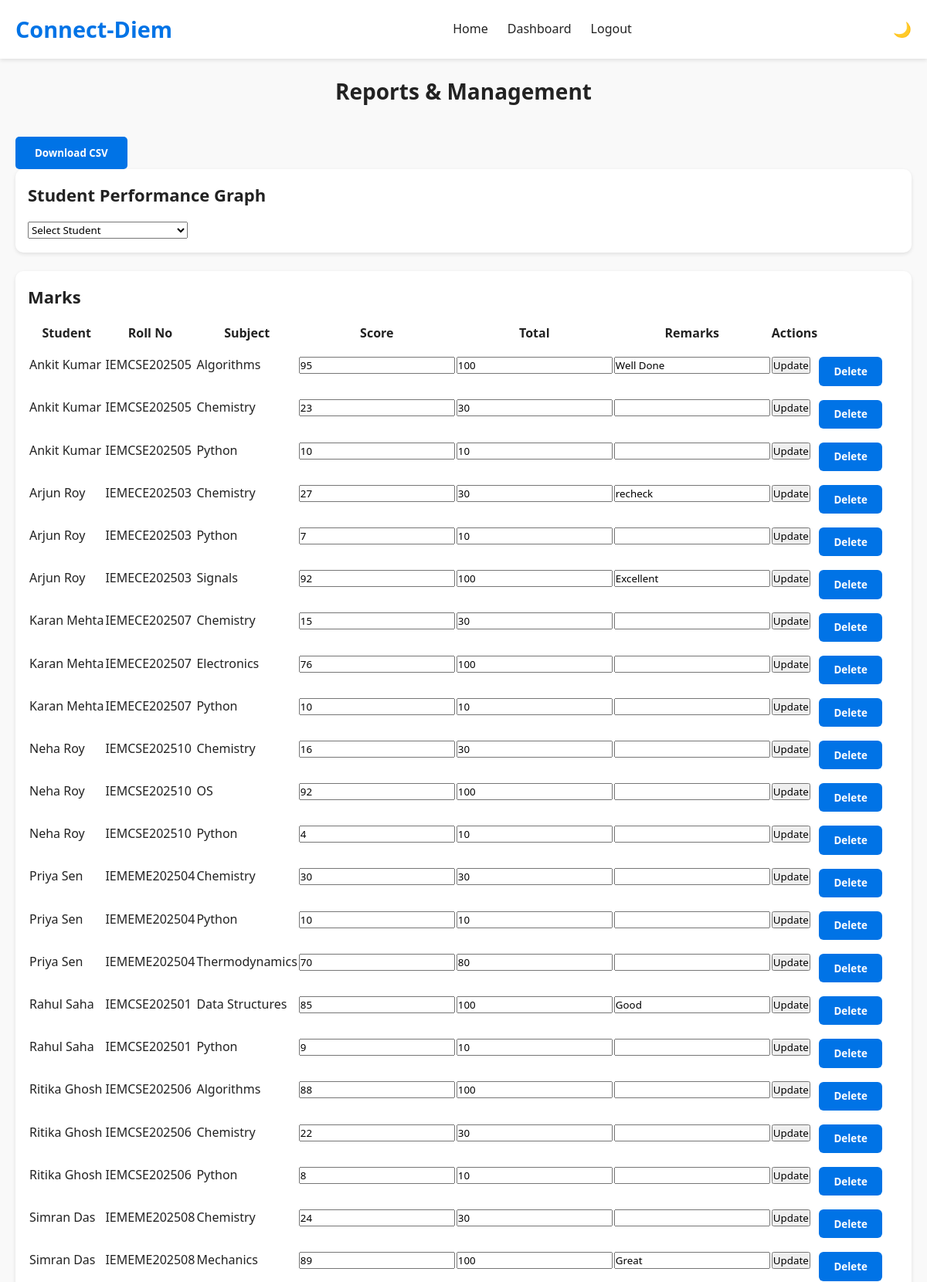
The page /admin/reports.php (signed in, upper part) on the database its author committed.
### tables this page shows
CREATE TABLE `marks` (
  `mark_id` int(11) NOT NULL,
  `student_id` int(11) NOT NULL,
  `faculty_id` int(11) DEFAULT NULL,
  `subject` varchar(100) DEFAULT NULL,
  `exam_type` enum('Midterm','Final','Assignment','Project') DEFAULT NULL,
  `score` float DEFAULT NULL,
  `total` float DEFAULT NULL,
  `remarks` varchar(255) DEFAULT NULL,
  `recorded_at` datetime DEFAULT current_timestamp()
);

CREATE TABLE `students` (
  `student_id` int(11) NOT NULL,
  `roll_no` varchar(20) NOT NULL,
  `name` varchar(100) NOT NULL,
  `email` varchar(100) NOT NULL,
  `password` varchar(255) NOT NULL,
  `department` varchar(100) DEFAULT NULL,
  `year` int(11) DEFAULT NULL,
  `section` varchar(10) DEFAULT NULL,
  `contact` varchar(15) DEFAULT NULL,
  `profile_pic` varchar(255) DEFAULT 'default_student.png',
  `join_date` datetime DEFAULT current_timestamp()
);

### admin/reports.php (the view, shortened to what this page needs)
<?php
include '../includes/db.php';
include '../includes/header.php';
$marks_sql = "SELECT m.*, s.name, s.roll_no FROM marks m JOIN students s ON m.student_id=s.student_id ORDER BY s.name, m.subject";
$marks_result = $conn->query($marks_sql);
?>
<main class="dashboard-main">
    <h2 style="text-align: center;">Reports & Management</h2>
    <form method="POST">
        <button type="submit" name="download_csv" class="btn btn-primary">Download CSV</button>
    </form>
    <section class="student-graph">
        <h3>Student Performance Graph</h3>
        <form method="GET">
            <select name="student_id" onchange="this.form.submit()">
                <option value="">Select Student</option>
            </select>
        </form>
    </section>
    <section class="report-section">
        <h3>Marks</h3>
        <table>
            <tr>
                <th>Student</th>
                <th>Roll No</th>
                <th>Subject</th>
                <th>Score</th>
                <th>Total</th>
                <th>Remarks</th>
                <th>Actions</th>
            </tr>
            <?php while($row = $marks_result->fetch_assoc()): ?>
            <tr>
                <form method="POST">
                    <td><?= htmlspecialchars($row['name']) ?></td>
                    <td><?= htmlspecialchars($row['roll_no']) ?></td>
                    <td><?= htmlspecialchars($row['subject']) ?></td>
                    <td><input type="number" name="score" value="<?= $row['score'] ?>" required></td>
                    <td><input type="number" name="total" value="<?= $row['total'] ?>" required></td>
                    <td><input type="text" name="remarks" value="<?= htmlspecialchars($row['remarks']) ?>"></td>
                    <td>
                        <button type="submit">Update</button>
                    </td>
                </form>
                <td>
                    <form method="POST">
                        <button type="submit">Delete</button>
                    </form>
                </td>
            </tr>
            <?php endwhile; ?>
        </table>
    </section>
</main>

### assets/css/style.css (style rules this page uses)
body.light-mode { --bg-color: #f9f9f9; --text-color: #222; --header-bg: #ffffff; --footer-bg: #1a1a1a; --btn-bg: #0073e6; --btn-color: #fff; --btn-secondary-bg: #555; --card-blue-bg: #0073e6; --card-black-bg: #f0f0f0; --card-text-color: #222; }
* { box-sizing: border-box; margin: 0; padding: 0; font-family: 'Segoe UI', Tahoma, Geneva, Verdana, sans-serif; transition: all 0.3s ease; }
body { background-color: var(--bg-color); color: var(--text-color); line-height: 1.6; }
.btn { padding: 12px 25px; border-radius: 5px; font-weight: 600; cursor: pointer; transition: all 0.3s ease; text-decoration: none; display: inline-block; }
.btn-primary { background-color: var(--btn-bg); color: var(--btn-color); }
.dashboard-main { padding: 40px 20px; min-height: calc(100vh - 120px); background-color: var(--bg-color); transition: background-color 0.3s, color 0.3s; }
body.light-mode { --login-bg-gradient: linear-gradient(135deg, #f9f9f9, #e0e0e0); --card-bg: rgba(255, 255, 255, 0.85); --card-color: #222; --input-bg: rgba(255, 255, 255, 0.8); --input-color: #222; --input-placeholder: rgba(34,34,34,0.6); --btn-bg: #0073e6; --btn-color: #fff; --icon-color: #0073e6; --link-color: #0073e6; --error-color: #ff4c4c; }
body.light-mode { --text-color: #222; --text-muted: #555; --card-bg: #fff; --border-color: #ddd; --hover-bg: #f7f7f7; --table-header-bg: #f0f0f0; }
.btn-primary { align-self: flex-start; }
.dashboard-main h2 { font-size: 2rem; margin-bottom: 1rem; }
.dashboard-main section { background-color: var(--card-bg); padding: 1rem; margin-bottom: 1.5rem; border-radius: 10px; box-shadow: var(--box-shadow); }
form button { margin-top: 1rem; padding: 0.6rem 1.2rem; background-color: var(--btn-bg); color: var(--btn-text); border: none; border-radius: 6px; cursor: pointer; font-weight: 600; transition: 0.2s; }
:root { --card-bg: #f9f9f9; --box-shadow: 0 2px 8px rgba(0,0,0,0.1); --border-color: #ddd; --text-color: #333; --th-bg: #e0e0e0; --th-text: #000; --tr-even: #f2f2f2; --tr-hover: #dcdcdc; --input-bg: #fff; --btn-bg: #007bff; --btn-text: #fff; --btn-hover: #0056b3; }
.dashboard-main { padding: 20px; font-family: Arial, sans-serif; }
.dashboard-main h2 { font-size: 28px; margin-bottom: 20px; color: var(--text-color); }
section { margin-bottom: 40px; background-color: var(--section-bg); padding: 15px; border-radius: 8px; box-shadow: var(--box-shadow); }
h3 { font-size: 22px; margin-bottom: 15px; color: var(--text-color); }
:root { --text-color: #333; --section-bg: #f9f9f9; --box-shadow: 0 2px 5px rgba(0,0,0,0.1); --table-bg: #fff; --table-header-bg: #e0e0e0; --table-border: #ccc; --table-hover: #f1f1f1; --input-bg: #fff; --input-border: #ccc; --btn-bg: #4CAF50; --btn-hover: #45a049; --btn-text: #fff; }

### rows shown on the page
marks: student.name "Ankit Kumar", student.roll_no "IEMCSE202505", subject "Algorithms", score "95", total "100", remarks "Well Done"
marks: student.name "Ankit Kumar", student.roll_no "IEMCSE202505", subject "Chemistry", score "23", total "30"
marks: student.name "Ankit Kumar", student.roll_no "IEMCSE202505", subject "Python", score "10", total "10"
marks: student.name "Arjun Roy", student.roll_no "IEMECE202503", subject "Chemistry", score "27", total "30", remarks "recheck"
marks: student.name "Arjun Roy", student.roll_no "IEMECE202503", subject "Python", score "7", total "10"
marks: student.name "Arjun Roy", student.roll_no "IEMECE202503", subject "Signals", score "92", total "100", remarks "Excellent"
marks: student.name "Karan Mehta", student.roll_no "IEMECE202507", subject "Chemistry", score "15", total "30"
marks: student.name "Karan Mehta", student.roll_no "IEMECE202507", subject "Electronics", score "76", total "100"
marks: student.name "Karan Mehta", student.roll_no "IEMECE202507", subject "Python", score "10", total "10"
marks: student.name "Neha Roy", student.roll_no "IEMCSE202510", subject "Chemistry", score "16", total "30"
marks: student.name "Neha Roy", student.roll_no "IEMCSE202510", subject "OS", score "92", total "100"
marks: student.name "Neha Roy", student.roll_no "IEMCSE202510", subject "Python", score "4", total "10"
marks: student.name "Priya Sen", student.roll_no "IEMEME202504", subject "Chemistry", score "30", total "30"
marks: student.name "Priya Sen", student.roll_no "IEMEME202504", subject "Python", score "10", total "10"
marks: student.name "Priya Sen", student.roll_no "IEMEME202504", subject "Thermodynamics", score "70", total "80"
marks: student.name "Rahul Saha", student.roll_no "IEMCSE202501", subject "Data Structures", score "85", total "100", remarks "Good"
marks: student.name "Rahul Saha", student.roll_no "IEMCSE202501", subject "Python", score "9", total "10"
marks: student.name "Ritika Ghosh", student.roll_no "IEMCSE202506", subject "Algorithms", score "88", total "100"
marks: student.name "Ritika Ghosh", student.roll_no "IEMCSE202506", subject "Chemistry", score "22", total "30"
marks: student.name "Ritika Ghosh", student.roll_no "IEMCSE202506", subject "Python", score "8", total "10"
marks: student.name "Simran Das", student.roll_no "IEMEME202508", subject "Chemistry", score "24", total "30"
marks: student.name "Simran Das", student.roll_no "IEMEME202508", subject "Mechanics", score "89", total "100", remarks "Great"
